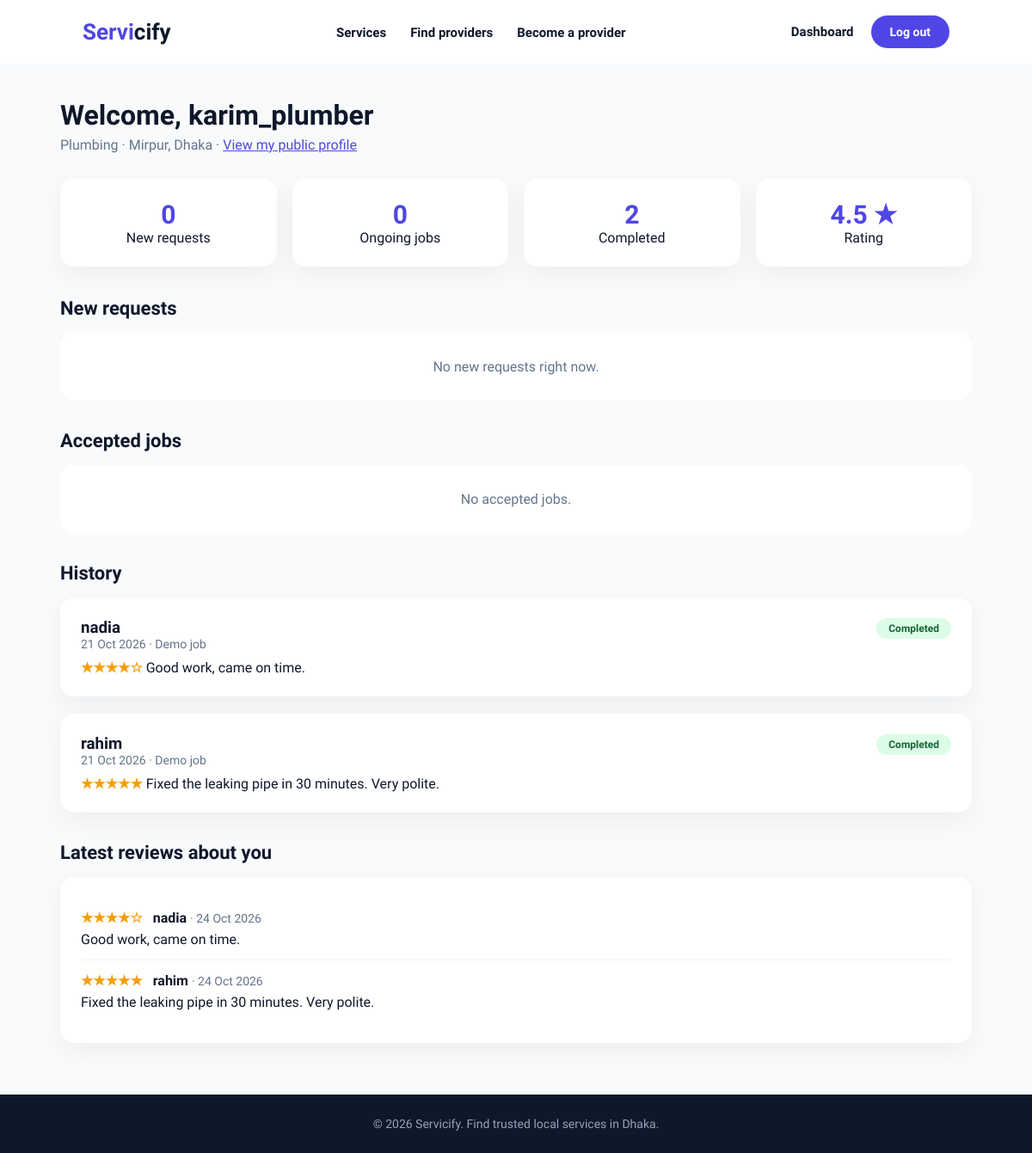
The page /dashboard/ (signed in) on the database its author committed.
### acc/models.py (models this page shows, shortened)
class Serviceman(models.Model):
    username = models.CharField(max_length=100, unique=True)
    email = models.EmailField(max_length=100, unique=True)
    password = models.CharField(max_length=128)          # stored hashed
    phone = models.CharField(max_length=15, validators=[phone_validator])
    service = models.ForeignKey(
        Service, on_delete=models.PROTECT, related_name='servicemen'
    )
    location = models.ForeignKey(
        Location, on_delete=models.PROTECT, related_name='servicemen'
    )
    address = models.CharField(max_length=255)
    experience = models.PositiveIntegerField(default=0)   # years
    bio = models.TextField(blank=True)
    def average_rating(self):
        avg = self.reviews.aggregate(avg=Avg('rating'))['avg']
        return round(avg, 1) if avg else None

class Service(models.Model):
    name = models.CharField(max_length=100, unique=True)
    description = models.TextField(blank=True)
    icon = models.CharField(max_length=50, default='screwdriver-wrench')
    image_url = models.URLField(blank=True)
    class Meta:
        ordering = ['name']

class Location(models.Model):
    name = models.CharField(max_length=100, unique=True)
    class Meta:
        ordering = ['name']

class Booking(models.Model):
    STATUS_CHOICES = [
        ('Pending', 'Pending'),      # customer sent the request
        ('Accepted', 'Accepted'),    # provider accepted
        ('Declined', 'Declined'),    # provider said no
        ('Cancelled', 'Cancelled'),  # customer cancelled
        ('Completed', 'Completed'),  # work finished
    ]
    customer = models.ForeignKey(
        User, on_delete=models.CASCADE, related_name='bookings'
    )
    serviceman = models.ForeignKey(
        Serviceman, on_delete=models.CASCADE, related_name='bookings'
    )
    description = models.TextField()      # what work is needed
    address = models.TextField()          # where the work will be done
    booking_date = models.DateField()
    booking_time = models.TimeField()
    offered_price = models.DecimalField(
        max_digits=10, decimal_places=2, default=0, blank=True
    )
    status = models.CharField(
        max_length=20, choices=STATUS_CHOICES, default='Pending'
    )
    created_at = models.DateTimeField(auto_now_add=True)
    class Meta:
        ordering = ['-created_at']

class User(models.Model):
    username = models.CharField(max_length=100, unique=True)
    email = models.EmailField(max_length=100, unique=True)
    password = models.CharField(max_length=128)          # stored hashed
    phone = models.CharField(max_length=15, validators=[phone_validator])
    location = models.ForeignKey(
        Location, on_delete=models.PROTECT, related_name='customers'
    )
    address = models.CharField(max_length=255)

### reviews/models.py (models this page shows, shortened)
class Review(models.Model):
    RATING_CHOICES = [
        (5, '5 - Excellent'),
        (4, '4 - Good'),
        (3, '3 - Okay'),
        (2, '2 - Poor'),
        (1, '1 - Terrible'),
    ]
    booking = models.OneToOneField(
        'acc.Booking', on_delete=models.CASCADE, related_name='review'
    )
    customer = models.ForeignKey(
        'acc.User', on_delete=models.CASCADE, related_name='reviews'
    )
    serviceman = models.ForeignKey(
        'acc.Serviceman', on_delete=models.CASCADE, related_name='reviews'
    )
    rating = models.PositiveSmallIntegerField(
        choices=RATING_CHOICES,
        validators=[MinValueValidator(1), MaxValueValidator(5)]
    )
    comment = models.TextField(blank=True)
    created_at = models.DateTimeField(auto_now_add=True)
    class Meta:
        ordering = ['-created_at']
    def stars(self):
        return '★' * self.rating + '☆' * (5 - self.rating)

### acc/views.py (the view)
# urls.py: path('dashboard/', views.serviceman_dashboard, name='serviceman_dashboard'),
@serviceman_required
def serviceman_dashboard(request, provider):
    bookings = provider.bookings.select_related(
        'customer', 'customer__location', 'review'
    )
    return render(request, 'serviceman_dashboard.html', {
        'provider': provider,
        'pending': bookings.filter(status='Pending'),
        'accepted': bookings.filter(status='Accepted'),
        'history': bookings.filter(
            status__in=['Completed', 'Declined', 'Cancelled']
        ),
        'completed_count': bookings.filter(status='Completed').count(),
        'average': provider.average_rating(),
        'latest_reviews': Review.objects.filter(
            serviceman=provider
        ).select_related('customer')[:5],
    })

### templates/serviceman_dashboard.html (shortened to what this page needs)
{% extends 'base.html' %}
{% block content %}
<h1 class="page-title">Welcome, {{ provider.username }}</h1>
<p class="page-sub">
    {{ provider.service.name }} &middot; {{ provider.location.name }}, Dhaka &middot;
    <a href="{% url 'provider_profile' provider.id %}">View my public profile</a>
</p>
<div class="stats">
    <div class="card stat"><b>{{ pending|length }}</b> New requests</div>
    <div class="card stat"><b>{{ accepted|length }}</b> Ongoing jobs</div>
    <div class="card stat"><b>{{ completed_count }}</b> Completed</div>
    <div class="card stat"><b>{% if average %}{{ average }} ★{% else %}-{% endif %}</b> Rating</div>
</div>
<h2 class="section">New requests</h2>
{% for b in pending %}
    <div class="card booking">
        <div class="booking-head">
            <div>
                <h3>{{ b.customer.username }} <span class="muted">from {{ b.customer.location.name }}</span></h3>
                <p class="muted">Requested on {{ b.created_at|date:"d M Y, h:i A" }}</p>
            </div>
            <span class="badge badge-Pending">Pending</span>
        </div>
        <p class="info-line"><i class="fa-solid fa-calendar"></i> {{ b.booking_date|date:"D, d M Y" }} at {{ b.booking_time|time:"h:i A" }}</p>
        <p class="info-line"><i class="fa-solid fa-tag"></i>
            {% if b.offered_price %}Offered: {{ b.offered_price|floatformat:0 }} BDT{% else %}Price to be negotiated{% endif %}
        </p>
        <p style="margin-top: 8px;">{{ b.description }}</p>
        <p class="muted" style="margin-top: 10px;"><i class="fa-solid fa-lock"></i> Phone, email and full address are shown after you accept.</p>
        <div class="actions">
            <form method="POST" action="{% url 'accept_booking' b.id %}">
                {% csrf_token %}
                <button type="submit" class="btn btn-green btn-small">Accept</button>
            </form>
            <form method="POST" action="{% url 'decline_booking' b.id %}" onsubmit="return confirm('Decline this request?');">
                {% csrf_token %}
                <button type="submit" class="btn btn-red btn-small">Decline</button>
            </form>
        </div>
    </div>
{% empty %}
    <div class="empty">No new requests right now.</div>
{% endfor %}
<h2 class="section">Accepted jobs</h2>
{% for b in accepted %}
    <div class="card booking">
        <div class="booking-head">
            <h3>{{ b.customer.username }}</h3>
            <span class="badge badge-Accepted">Accepted</span>
        </div>
        <div class="contact-box">
            <strong>Customer contact (call or email to agree on the price):</strong><br>
            <i class="fa-solid fa-phone"></i> {{ b.customer.phone }} &nbsp;&nbsp;
            <i class="fa-solid fa-envelope"></i> {{ b.customer.email }}
        </div>
        <p class="info-line"><i class="fa-solid fa-calendar"></i> {{ b.booking_date|date:"D, d M Y" }} at {{ b.booking_time|time:"h:i A" }}</p>
        <p class="info-line"><i class="fa-solid fa-location-dot"></i> {{ b.address }}</p>
        <p class="info-line"><i class="fa-solid fa-tag"></i>
            {% if b.offered_price %}Offered: {{ b.offered_price|floatformat:0 }} BDT{% else %}Price to be negotiated{% endif %}
        </p>
        <p style="margin-top: 8px;">{{ b.description }}</p>
        <div class="actions">
            <form method="POST" action="{% url 'complete_booking' b.id %}">
                {% csrf_token %}
                <button type="submit" class="btn btn-green btn-small">Mark as completed</button>
            </form>
        </div>
    </div>
{% empty %}
    <div class="empty">No accepted jobs.</div>
{% endfor %}
<h2 class="section">History</h2>
{% for b in history %}
    <div class="card booking">
        <div class="booking-head">
            <div>
                <h3>{{ b.customer.username }}</h3>
                <p class="muted">{{ b.booking_date|date:"d M Y" }} &middot; {{ b.description|truncatechars:80 }}</p>
            </div>
            <span class="badge badge-{{ b.status }}">{{ b.status }}</span>
        </div>
        {% if b.review %}
            <p><span class="rating">{{ b.review.stars }}</span> {{ b.review.comment }}</p>
        {% endif %}
    </div>
{% empty %}
    <div class="empty">Nothing here yet.</div>
{% endfor %}
<h2 class="section">Latest reviews about you</h2>
<div class="card">
    {% for r in latest_reviews %}
        <div class="review">
            <span class="rating">{{ r.stars }}</span>
            <strong style="margin-left: 8px;">{{ r.customer.username }}</strong>
            <span class="muted"> &middot; {{ r.created_at|date:"d M Y" }}</span>
            {% if r.comment %}<p style="margin-top: 6px;">{{ r.comment }}</p>{% endif %}
        </div>
    {% empty %}
        <p class="muted">No reviews yet.</p>
    {% endfor %}
</div>
{% endblock %}

### templates/base.html (style rules this page uses)
* { margin: 0; padding: 0; box-sizing: border-box; font-family: 'Plus Jakarta Sans', sans-serif; }
:root { --primary: #4f46e5; --primary-hover: #4338ca; --primary-light: #e0e7ff; --dark-text: #0f172a; --muted-text: #64748b; --card-shadow: 0 10px 30px rgba(0, 0, 0, 0.05); --radius-md: 16px; }
body { background: #f8fafc; color: var(--dark-text); min-height: 100vh; display: flex; flex-direction: column; }
a { color: var(--primary); }
.page-title { font-size: 32px; font-weight: 800; margin-bottom: 6px; }
.page-sub { color: var(--muted-text); margin-bottom: 30px; }
.card { background: #fff; border-radius: var(--radius-md); padding: 24px; box-shadow: var(--card-shadow); }
.muted { color: var(--muted-text); font-size: 14px; }
.rating { color: #f59e0b; font-weight: 700; }
.booking { margin-bottom: 20px; }
.booking-head { display: flex; justify-content: space-between; align-items: start; gap: 12px; flex-wrap: wrap; margin-bottom: 10px; }
.badge { padding: 5px 14px; border-radius: 20px; font-size: 12px; font-weight: 800; }
.badge-Completed { background: #dcfce7; color: #166534; }
.stats { display: grid; grid-template-columns: repeat(auto-fit, minmax(160px, 1fr)); gap: 18px; margin-bottom: 36px; }
.stat { text-align: center; }
.stat b { display: block; font-size: 30px; color: var(--primary); }
h2.section { font-size: 22px; margin: 34px 0 16px; }
.review { border-bottom: 1px solid #f1f5f9; padding: 14px 0; }
.review:last-child { border-bottom: none; }
.empty { text-align: center; color: var(--muted-text); padding: 30px; background: #fff; border-radius: var(--radius-md); }

### rows shown on the page
Serviceman: username "karim_plumber", service.name "Plumbing", location.name "Mirpur"
Booking: customer.username "nadia", booking_date "21 Oct 2026", description "Demo job", status "Completed", review.stars "★★★★☆", review.comment "Good work, came on time."
Booking: customer.username "rahim", booking_date "21 Oct 2026", description "Demo job", status "Completed", review.stars "★★★★★", review.comment "Fixed the leaking pipe in 30 minutes. Very polite."
Review: stars "★★★★☆", customer.username "nadia", created_at "24 Oct 2026", comment "Good work, came on time."
Review: stars "★★★★★", customer.username "rahim", created_at "24 Oct 2026", comment "Fixed the leaking pipe in 30 minutes. Very polite."

### other values the page prints
{{ pending|length }} "0"
{{ accepted|length }} "0"
{{ completed_count }} "2"
{{ average }} "4.5"
